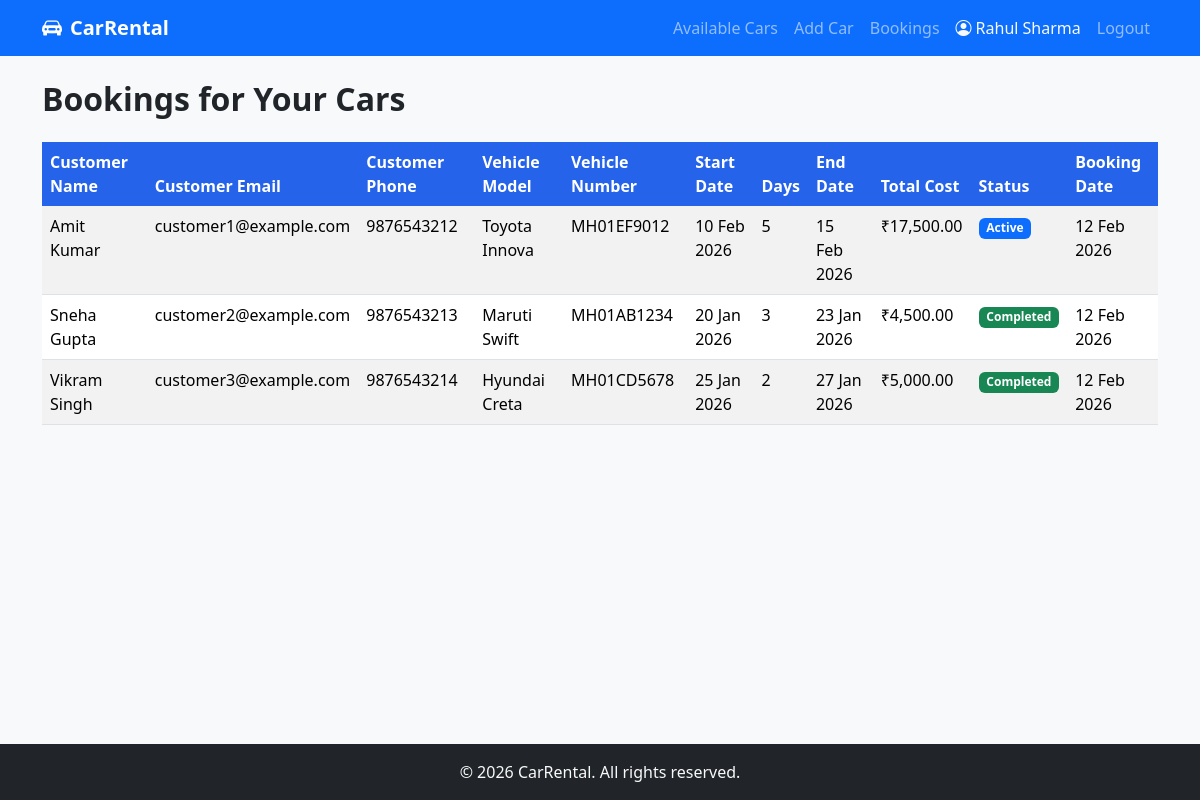
/agency/view_bookings.php (signed in), run on the app's committed database.
### tables this page shows
CREATE TABLE bookings (
    id INT PRIMARY KEY AUTO_INCREMENT,
    car_id INT NOT NULL,
    customer_id INT NOT NULL,
    start_date DATE NOT NULL,
    number_of_days INT NOT NULL,
    end_date DATE NOT NULL,
    total_cost DECIMAL(10, 2) NOT NULL,
    booking_status ENUM('active', 'completed', 'cancelled') DEFAULT 'active',
    created_at TIMESTAMP DEFAULT CURRENT_TIMESTAMP,
    FOREIGN KEY (car_id) REFERENCES cars(id) ON DELETE CASCADE,
    FOREIGN KEY (customer_id) REFERENCES users(id) ON DELETE CASCADE,
    INDEX idx_car_id (car_id),
    INDEX idx_customer_id (customer_id),
    INDEX idx_booking_status (booking_status)
);

CREATE TABLE users (
    id INT PRIMARY KEY AUTO_INCREMENT,
    user_type ENUM('customer', 'agency') NOT NULL,
    email VARCHAR(255) UNIQUE NOT NULL,
    password VARCHAR(255) NOT NULL,
    full_name VARCHAR(255) NOT NULL,
    phone_number VARCHAR(20),
    company_name VARCHAR(255),
    created_at TIMESTAMP DEFAULT CURRENT_TIMESTAMP,
    updated_at TIMESTAMP DEFAULT CURRENT_TIMESTAMP ON UPDATE CURRENT_TIMESTAMP,
    INDEX idx_email (email),
    INDEX idx_user_type (user_type)
);

CREATE TABLE cars (
    id INT PRIMARY KEY AUTO_INCREMENT,
    agency_id INT NOT NULL,
    vehicle_model VARCHAR(255) NOT NULL,
    vehicle_number VARCHAR(50) UNIQUE NOT NULL,
    seating_capacity INT NOT NULL,
    rent_per_day DECIMAL(10, 2) NOT NULL,
    is_available BOOLEAN DEFAULT TRUE,
    created_at TIMESTAMP DEFAULT CURRENT_TIMESTAMP,
    updated_at TIMESTAMP DEFAULT CURRENT_TIMESTAMP ON UPDATE CURRENT_TIMESTAMP,
    FOREIGN KEY (agency_id) REFERENCES users(id) ON DELETE CASCADE,
    INDEX idx_agency_id (agency_id),
    INDEX idx_is_available (is_available)
);

### includes/functions.php (called while the page is built, shortened)
<?php
function getUserId() {
    return isset($_SESSION['user_id']) ? (int)$_SESSION['user_id'] : null;
}
function escape($value) {
    return htmlspecialchars($value ?? '', ENT_QUOTES, 'UTF-8');
}
function formatCurrency($amount) {
    return '₹' . number_format((float)$amount, 2);
}
function formatDate($dateString) {
    return date('d M Y', strtotime($dateString));
}

### agency/view_bookings.php (the view, shortened to what this page needs)
<?php
require_once __DIR__ . '/../config/database.php';
require_once __DIR__ . '/../includes/functions.php';
$agencyId = getUserId();
$stmt = $conn->prepare(
    'SELECT
        bookings.id AS booking_id,
        bookings.start_date,
        bookings.number_of_days,
        bookings.end_date,
        bookings.total_cost,
        bookings.booking_status,
        bookings.created_at AS booking_date,
        cars.vehicle_model,
        cars.vehicle_number,
        users.full_name AS customer_name,
        users.email AS customer_email,
        users.phone_number AS customer_phone
    FROM bookings
    INNER JOIN cars ON bookings.car_id = cars.id
    INNER JOIN users ON bookings.customer_id = users.id
    WHERE cars.agency_id = ?
    ORDER BY bookings.created_at DESC'
);
$stmt->bind_param('i', $agencyId);
$stmt->execute();
$bookingsResult = $stmt->get_result();
require_once __DIR__ . '/../includes/header.php';
?>
<h2 class="page-heading">Bookings for Your Cars</h2>
<?php if ($bookingsResult->num_rows === 0): ?>
    <div class="alert alert-info">No bookings found for your cars yet.</div>
<?php else: ?>
    <div class="table-responsive">
        <table class="table table-striped">
            <thead>
                <tr>
                    <th>Customer Name</th>
                    <th>Customer Email</th>
                    <th>Customer Phone</th>
                    <th>Vehicle Model</th>
                    <th>Vehicle Number</th>
                    <th>Start Date</th>
                    <th>Days</th>
                    <th>End Date</th>
                    <th>Total Cost</th>
                    <th>Status</th>
                    <th>Booking Date</th>
                </tr>
            </thead>
            <tbody>
                <?php while ($booking = $bookingsResult->fetch_assoc()): ?>
                    <tr>
                        <td><?php echo escape($booking['customer_name']); ?></td>
                        <td><?php echo escape($booking['customer_email']); ?></td>
                        <td><?php echo escape($booking['customer_phone']); ?></td>
                        <td><?php echo escape($booking['vehicle_model']); ?></td>
                        <td><?php echo escape($booking['vehicle_number']); ?></td>
                        <td><?php echo formatDate($booking['start_date']); ?></td>
                        <td><?php echo (int)$booking['number_of_days']; ?></td>
                        <td><?php echo formatDate($booking['end_date']); ?></td>
                        <td><?php echo formatCurrency($booking['total_cost']); ?></td>
                        <td>
                            <?php
                            $statusClass = 'bg-primary';
                            if ($booking['booking_status'] === 'completed') $statusClass = 'bg-success';
                            ?>
                            <span class="badge <?php echo $statusClass; ?>">
                                <?php echo escape(ucfirst($booking['booking_status'])); ?>
                            </span>
                        </td>
                        <td><?php echo formatDate($booking['booking_date']); ?></td>
                    </tr>
                <?php endwhile; ?>
            </tbody>
        </table>
    </div>
<?php endif; ?>
<?php
require_once __DIR__ . '/../includes/footer.php';
?>

### css/style.css (style rules this page uses)
body { font-family: 'Segoe UI', Tahoma, Geneva, Verdana, sans-serif; background-color: #f8f9fa; min-height: 100vh; display: flex; flex-direction: column; }
.page-heading { font-weight: 700; margin-bottom: 1.5rem; }
.table thead th { background-color: #2563eb; color: #fff; border: none; }

### data on the page
bookings: customer.full_name "Amit Kumar", customer.email "customer1@example.com", customer.phone_number "9876543212", car.vehicle_model "Toyota Innova", car.vehicle_number "MH01EF9012", start_date "10 Feb 2026", number_of_days "5", end_date "15 Feb 2026", total_cost "₹17,500.00", booking_status "Active", created_at "12 Feb 2026"
bookings: customer.full_name "Sneha Gupta", customer.email "customer2@example.com", customer.phone_number "9876543213", car.vehicle_model "Maruti Swift", car.vehicle_number "MH01AB1234", start_date "20 Jan 2026", number_of_days "3", end_date "23 Jan 2026", total_cost "₹4,500.00", booking_status "Completed", created_at "12 Feb 2026"
bookings: customer.full_name "Vikram Singh", customer.email "customer3@example.com", customer.phone_number "9876543214", car.vehicle_model "Hyundai Creta", car.vehicle_number "MH01CD5678", start_date "25 Jan 2026", number_of_days "2", end_date "27 Jan 2026", total_cost "₹5,000.00", booking_status "Completed", created_at "12 Feb 2026"

### other printed values
getUserName() "Rahul Sharma"
